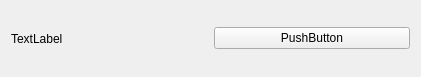
<?xml version="1.0" encoding="UTF-8"?>
<ui version="4.0">
 <class>SongItem</class>
 <widget class="QWidget" name="SongItem">
  <property name="geometry">
   <rect>
    <x>0</x>
    <y>0</y>
    <width>421</width>
    <height>77</height>
   </rect>
  </property>
  <property name="windowTitle">
   <string>Form</string>
  </property>
  <layout class="QHBoxLayout" name="horizontalLayout_2">
   <item>
    <layout class="QHBoxLayout" name="horizontalLayout">
     <item>
      <widget class="QLabel" name="label">
       <property name="text">
        <string>TextLabel</string>
       </property>
      </widget>
     </item>
     <item>
      <widget class="QPushButton" name="pushButton">
       <property name="text">
        <string>PushButton</string>
       </property>
      </widget>
     </item>
    </layout>
   </item>
  </layout>
 </widget>
 <resources/>
 <connections/>
</ui>
